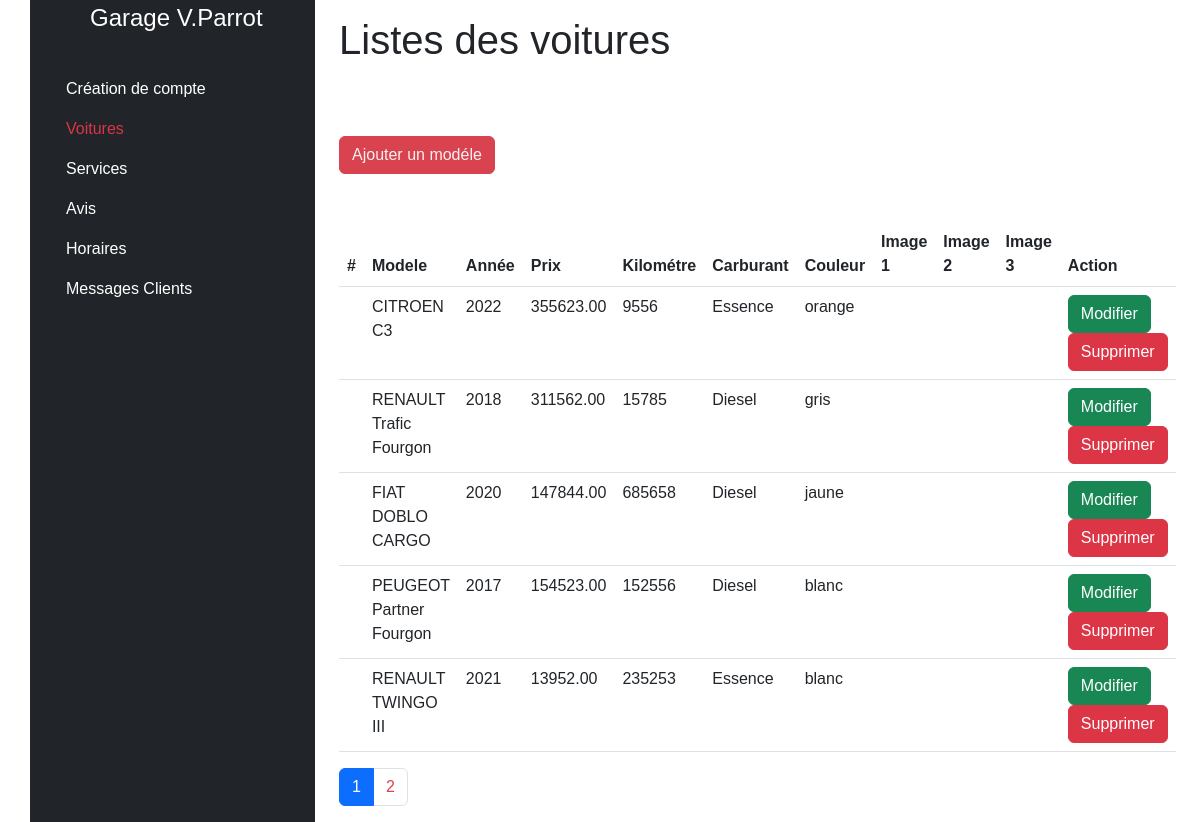
Page /admin/cars.php on the committed database.
### tables this page shows
CREATE TABLE cars(
        car_id INT PRIMARY KEY AUTO_INCREMENT NOT NULL,
        model VARCHAR (50) NOT NULL,
        year INT NOT NULL,
        price DECIMAL(10, 2) NOT NULL,
   	kilometer INT NOT NULL,
        full VARCHAR(50) NOT NULL,
        color VARCHAR (50) NOT NULL
);

### lib/car.php (called while the page is built, shortened)
<?php
function getCars(PDO $pdo, int $limit = null, int $page = null):array
{
  $sql = "SELECT c.*, p.*
          FROM cars c
          LEFT JOIN pictures p ON c.car_id = p.car_id
          ORDER BY c.car_id DESC";
  if ($page){
    $sql .= " LIMIT :offset, :limit";
  }
  $query = $pdo->prepare($sql);
  if ($limit) {
    $query->bindValue(":limit", $limit, PDO::PARAM_INT);
  }
  if ($page) {
    $offset = ($page -1) * $limit;
    $query->bindValue(":offset", $offset, PDO::PARAM_INT);
  }
  $query->execute();
  $cars = $query->fetchAll(PDO::FETCH_ASSOC);
  return $cars;
}
function getTotalCar(PDO $pdo):int
{
  $sql = "SELECT COUNT(*) as total
          FROM cars";
  $query = $pdo->prepare($sql);
  $query->execute();
  $result = $query->fetch(PDO::FETCH_ASSOC);
  return $result["total"];
}
  ?>

### admin/cars.php (the view, shortened to what this page needs)
<?php
require_once __DIR__. "/../lib/pdo.php";
require_once __DIR__. "/../lib/car.php";
require_once __DIR__. "/templates/header.php";
if (isset($_GET["page"])) {
    $currentPage = (int)$_GET["page"];
} else {
    $currentPage = 1;
}
$cars = getCars($pdo, _ADMIN_ITEM_PER_PAGE_, $currentPage);
$totalCars = getTotalCar($pdo);
$totalPages = ceil($totalCars / _ADMIN_ITEM_PER_PAGE_ );
?>
<h1 class="py-3">Listes des voitures</h1>
<div class="d-flex gap-é justify-content-left py-5">
    <a class="btn btn-primary d-inline-flex align-items-left" href="car.php">
        Ajouter un modéle
    </a>
</div>
<table class="table">
    <thead>
        <tr>
        <th scope="col">#</th>
        <th scope="col">Modele</th>
        <th scope="col">Année</th>
        <th scope="col">Prix</th>
        <th scope="col">Kilométre</th>
        <th scope="col">Carburant</th>
        <th scope="col">Couleur</th>
        <th scope="col">Image 1</th>
        <th scope="col">Image 2</th>
        <th scope="col">Image 3</th>
        <th scope="col">Action</th>
        </tr>
    </thead>
    <tbody>
        <?php foreach($cars as $car) { ?>
        <tr>
        <th scope="row"><?= $car["car_id"] ?></th>
        <td><?= $car["model"] ?></td>
        <td><?= $car["year"] ?></td>
        <td><?= $car["price"] ?></td>
        <td><?= $car["kilometer"] ?></td>
        <td><?= $car["full"] ?></td>
        <td><?= $car["color"] ?></td>
        <td><?= $car["image1"] ?></td>
        <td><?= $car["image2"] ?></td>
        <td><?= $car["image3"] ?></td>
        <td>
            <a href="car.php?id=<?=$car['car_id']?>" type="button" class="btn btn-success" >Modifier</a>
            <a href="car_delete.php?id=<?=$car['car_id']?>" type="button" class="btn btn-danger"
                onclick="return confirm('Etes-vous sur de vouloir supprimer ce modéle')">
                Supprimer
            </a>
        </td>
        <?php } ?>
        </tr>
    </tbody>
</table>
    <?php if($totalPages > 1){?>
    <nav aria-label="Page navigation">
        <ul class="pagination">
            <?php  for ($i = 1; $i <= $totalPages; $i++){ ?>
                <li class="page-item  <?php if($i === $currentPage) { echo "active";}?>"><a class="page-link" href="?page=<?=$i;?>"><?=$i;?></a></li>
            <?php } ?>
        </ul>
    </nav>
    <?php } ?>

### assets/css/styles.css (style rules this page uses)
:root { --primary: #D94350; --secondary: #D9777F; --success: #28a745; --danger: #dc3545; --warning: #fd7e14; --info: #17a2b8; --light: #f8f9fa; --dark: #1d1f20; --bs-nav-link-color: var(--primary); --bs-link-color: var(--primary); --bs-link-hover-color: var(--secondary); }
.btn-primary { --bs-btn-color: #f7f0f0; --bs-btn-bg: var(--primary); --bs-btn-border-color: var(--primary); --bs-btn-hover-color: #fff; --bs-btn-hover-bg: #ffc697; --bs-btn-hover-border-color: var(--secondary); --bs-btn-focus-shadow-rgb: 49,132,253; --bs-btn-active-color: #fff; --bs-btn-active-bg: #4e7277; --bs-btn-active-border-color: var(--secondary); --bs-btn-active-shadow: inset 0 3px 5px rgba(0, 0, 0, 0.125); --bs-btn-disabled-color: #fff; --bs-btn-disabled-bg: #4f4f4f; --bs-btn-disabled-border-color: #343434; }
body { font-family: 'Barlow Condensed', sans-serif; }
h1, h2 { font-family: 'Rajdhani', sans-serif; }

### rows in the picture
cars: model "CITROEN C3", year "2022", price "355623.00", kilometer "9556", full "Essence", color "orange"
cars: model "RENAULT Trafic Fourgon", year "2018", price "311562.00", kilometer "15785", full "Diesel", color "gris"
cars: model "FIAT DOBLO CARGO", year "2020", price "147844.00", kilometer "685658", full "Diesel", color "jaune"
cars: model "PEUGEOT Partner Fourgon", year "2017", price "154523.00", kilometer "152556", full "Diesel", color "blanc"
cars: model "RENAULT TWINGO III", year "2021", price "13952.00", kilometer "235253", full "Essence", color "blanc"

### other values in the picture
$data['label'] "Création de compte"
$data['label'] "Voitures"
$data['label'] "Services"
$data['label'] "Avis"
$data['label'] "Horaires"
$data['label'] "Messages Clients"
